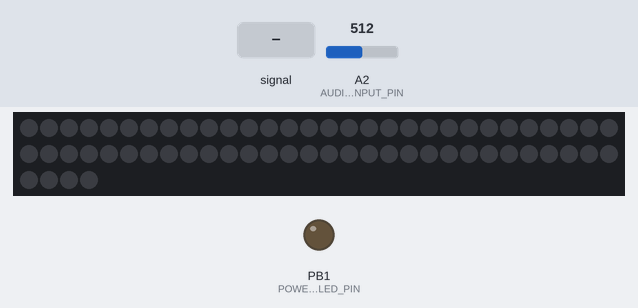
Simulated run of this sketch. Board: ATtiny85, built with avr-gcc and run on an emulated ATtiny85. On the bench: 64 RGB LEDs in strip order, left to right, continuing on the next row, output pins drawn as LEDs (lit = HIGH). Wiring (inferred from the names in the program): WS2812 LEDs: data PB0. Inputs (shaded band) come from the test bench; at power-on: A2 (AUDIO_INPUT_PIN) = 512. Dim RGB values are drawn brighter than linear; pins used as bus, display or sensor lines are not drawn.

Above: at 1.2 s.
1.3 s: A2 (AUDIO_INPUT_PIN) fed a 200 Hz sine of ±81 counts around its level
At 1.54 s:
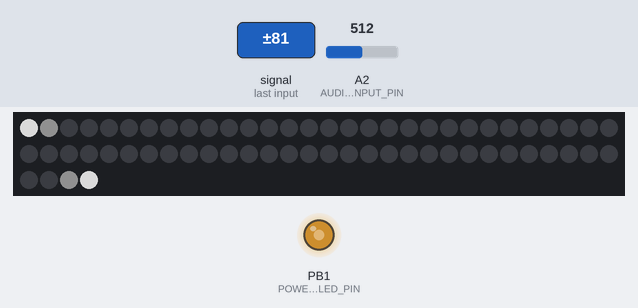
3.0 s: A2 (AUDIO_INPUT_PIN) fed a 200 Hz sine of ±460 counts around its level
At 4.71 s:
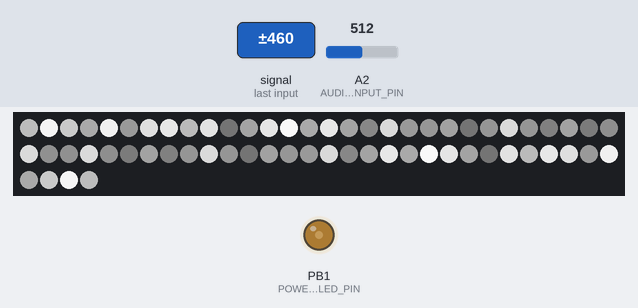
5.9 s: A2 (AUDIO_INPUT_PIN) set to 716
At 5.98 s:
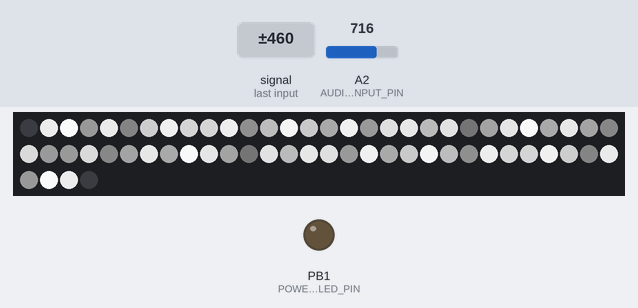
Timing chart, 0 to 8.9 s (numbered marks = the images above; inputs shaded):
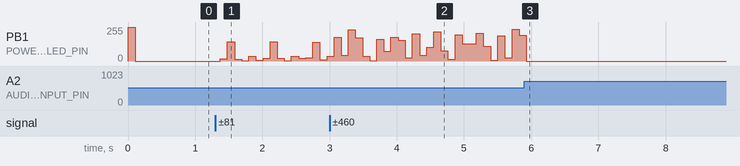

The sketch:

infinity_mirror_table.ino
```cpp
/**
 * Infinity table lights - reacts to sound by showing volume as light intensity,
 * then propogating the light intensities down a neopixel strip around the table
 *
 * @author Tony Gaitatzis 2015
 */
#include "SimpleNeopixel.h"
#include "AudioSampler.h"
#include "InfinityLights.h"
#include <avr/power.h> // required to make 5V trinket run at 16mHz


////////////////////////////////////////////////////////////////////////////////
// CONFIGURABLE CONSTANTS
// Change these to change how the program records and processes data
////////////////////////////////////////////////////////////////////////////////

/**
 * System Configuration
 */
const byte POWER_LED_PIN = 1;


/**
 * Audio Sampling Configuration
 */
const unsigned int AUDIO_SAMPLE_RATE_HZ = 22050;             // Sample rate of the audio in hertz.
const unsigned int AUDIO_SAMPLE_LENGTH = 16;
const byte AUDIO_INPUT_PIN = A2;        // Input ADC pin for audio data.


/**
 * InfinityLights Configuration
 */
const byte NEOPIXEL_PIN = 0;
const unsigned int NUMPIXELS = 64;


/**
 * Animation Configuration
 */
const unsigned int animationFrameTimeout_ms = 100;


////////////////////////////////////////////////////////////////////////////////
// INTERNAL STATE
// These shouldn't be modified unless you know what you're doing.
////////////////////////////////////////////////////////////////////////////////

unsigned long lastAnimationFrameUpdateTime;
int samples[AUDIO_SAMPLE_LENGTH];

AudioSampler audioSampler = AudioSampler(AUDIO_INPUT_PIN, AUDIO_SAMPLE_RATE_HZ, AUDIO_SAMPLE_LENGTH); // sample input from the microphone
InfinityLights infinityLights = InfinityLights(NUMPIXELS, NEOPIXEL_PIN);


void setup() {
  if (F_CPU == 16000000) clock_prescale_set(clock_div_1);
  pinMode(POWER_LED_PIN, OUTPUT);
  digitalWrite(POWER_LED_PIN, HIGH);
}

void loop() {
  unsigned long currentTime = millis();

  if (currentTime - lastAnimationFrameUpdateTime > animationFrameTimeout_ms) {

    audioSampler.sample(samples);

    byte pixelValue = audioSampler.getIntensity(samples)/4;


    analogWrite(POWER_LED_PIN, pixelValue);  // diagnostic led

    infinityLights.update(pixelValue);
    infinityLights.display();

    lastAnimationFrameUpdateTime = currentTime;
  }

}
```

AudioSampler.cpp
```cpp
/*
  AudioSampler.cpp - Library for recording microphone input
  Created by Tony Gaitatzis, February 8, 2015.
  Released into the public domain.
*/
#include "AudioSampler.h"

AudioSampler::AudioSampler(byte micPin, unsigned int sampleRate_hz, unsigned int sampleLength) {
  this->_micPin = micPin;

  pinMode(this->_micPin, INPUT);
  //analogReadResolution(ANALOG_READ_RESOLUTION);
  //analogReadAveraging(ANALOG_READ_AVERAGING);

  this->_sampleRate_hz = sampleRate_hz;
  // set the sample rate interval in milliseconds
  this->_sampleRate_interval_microseconds = 1000000 / sampleRate_hz;
  this->_sampleLength = sampleLength;
}

AudioSampler::~AudioSampler() {
}


/**
 * sample a number of times, record values into samples, and quit
 *
 * usage: audioSampler.sample(sampleValues);
 * modifies sampleValues
 * returns void
 */
void AudioSampler::sample(int* sampleValues) {
   unsigned int sampleIndex = 0;
   unsigned long lastSampleTime = 0;  // Start of sample window
   unsigned long currentTime = 0;

  while(sampleIndex < this->_sampleLength) {
    currentTime = micros();
    if (currentTime - lastSampleTime > this->_sampleRate_interval_microseconds) {
      sampleValues[sampleIndex] = analogRead(this->_micPin); // get adc value
      lastSampleTime = currentTime;
      sampleIndex++;
    }
  }
}

unsigned int AudioSampler::getIntensity(int* sampleValues) {

    unsigned int intensity = 0; // peak-to-peak level

    unsigned int signalMax = 0;
    unsigned int signalMin = 1024;

    for (int i = 0; i < this->_sampleLength; i++) {
      if (sampleValues[i] < 1024) {
        if (sampleValues[i] > signalMax) {
          signalMax = sampleValues[i]; // save just the max levels
        } else {
          signalMin = sampleValues[i]; // save just the min levels
        }
      }
    }

    intensity = signalMax - signalMin; // max - min = peak-peak amplitude

    return intensity;
}

/**
 * this function converts audio volume into 10log10(P1/P2) decibels.
 * Humans hear small ranges in low volume well, but large changes in loud volume poorly
 */
float AudioSampler::sampleRangeToDecibels(int sampleRange) {
  float decibels = 20*log10((float)sampleRange);
  return decibels;
}
```

AudioSampler.h
```cpp
/*
  AudioSampler.h - Library for recording microphone input
  Created by Tony Gaitatzis, February 8, 2015.
  Released into the public domain.

  Usage:
  const unsigned int AUDIO_SAMPLE_RATE_HZ = 44100;  // Sample rate of the audio in hertz.
  const unsigned int AUDIO_SAMPLE_LENGTH = 4096;
  const byte AUDIO_INPUT_PIN = A0;        // Input ADC pin for audio data.

  unsigned int samples[256];

  AudioSampler audioSampler = AudioSampler(AUDIO_INPUT_PIN, AUDIO_SAMPLE_RATE_HZ, AUDIO_SAMPLE_LENGTH);
  audioSampler.sample(samples);

*/

#ifndef AudioSampler_h
#define AudioSampler_h

#include "Arduino.h"

class AudioSampler
{
  public:
    AudioSampler(byte micPin, unsigned int sampleRate_hz, unsigned int sampleLength);
    ~AudioSampler();
    void sample(int* sampleValues);
    unsigned int getIntensity(int* sampleValues);
  private:
    byte _micPin; // = 0
    unsigned int _sampleRate_hz; // = 9000;
    unsigned int _sampleRate_interval_microseconds; // = 0;
    static const unsigned int _signalMax = 0;
    static const unsigned int _signalMin = 1024;

    static const int ANALOG_READ_RESOLUTION = 10; // Bits of resolution for the ADC.
    static const int ANALOG_READ_AVERAGING = 16;  // Number of samples to average with each ADC reading.

    unsigned int _sampleLength;//  = 256;

    void _initialize();
    /**
     * this function converts audio volume into 10log10(P1/P2) decibels.
     * Humans hear small ranges in low volume well, but large changes in loud volume poorly
     */
    static float sampleRangeToDecibels(int sampleRange);
};

#endif
```

InfinityLights.cpp
```cpp
/*
  InfinityLights.cpp - Library for displaying x,y,z data onto neopixel strips
  Created by Tony Gaitatzis, 2015
  Released into the public domain.
*/
#include "InfinityLights.h"


InfinityLights::InfinityLights(unsigned int numPixels, uint8_t dataPin) {
  this->_dataPin = dataPin;
  this->_numPixels = numPixels;


  // make room for the neopixels
  this->_pixelStrip = (SimpleNeopixel*)malloc((numPixels)*sizeof(SimpleNeopixel));
  unsigned int halfPoint = floor(this->_numPixels/2);
  this->_lightBrigtnesses = (byte*)malloc((halfPoint)*sizeof(byte));

  this->_pixelStrip = new SimpleNeopixel(numPixels, this->_dataPin, NEO_GRB + NEO_KHZ800);
  this->_pixelStrip->begin();
}


InfinityLights::~InfinityLights() {
    free(this->_pixelStrip);
    this->_pixelStrip = NULL;
    free(this->_lightBrigtnesses);
    this->_lightBrigtnesses = NULL;
}


void InfinityLights::update(byte newValue) {
  // push new values onto the array
  unsigned int halfPoint = floor(this->_numPixels/2);
  for (int index=halfPoint-1; index>0; index--) {
    this->_lightBrigtnesses[index] = this->_lightBrigtnesses[index-1];
  }
  this->_lightBrigtnesses[0] = newValue;
}

void InfinityLights::display() {
  // this is how we do it with the SimpleNeopixel library
  unsigned int halfPoint = floor(this->_numPixels/2);
  unsigned int invertedIndex = this->_numPixels;
  /*
  byte invertedIndex[halfPoint];
  for (int index=0; index < halfPoint; index++) {
    invertedIndex[index] = halfPoint-index-1;
  }
  /* */
  cli();
  for (int index=0; index<halfPoint; index++) {
    this->_pixelStrip->sendPixel(this->_lightBrigtnesses[index], this->_lightBrigtnesses[index], this->_lightBrigtnesses[index]);
    //this->_pixelStrip->sendPixel(255,0,0);
  }
  for (int index=0; index<halfPoint; index++) {
    invertedIndex = halfPoint-index-1;
    this->_pixelStrip->sendPixel(this->_lightBrigtnesses[invertedIndex], this->_lightBrigtnesses[invertedIndex], this->_lightBrigtnesses[invertedIndex]);
    //this->_pixelStrip->sendPixel(255,0,0);
  }
  /* */
  sei();
  this->_pixelStrip->show();
  /* */

}
```

InfinityLights.h
```cpp
/*
  Morse.h - Library for flashing Morse code.
  Created by David A. Mellis, November 2, 2007.
  Released into the public domain.
*/

#ifndef InfinityLights_h
#define InfinityLights_h

#include "Arduino.h"
#include "SimpleNeopixel.h"

class InfinityLights
{
  public:
    InfinityLights(unsigned int numPixels, uint8_t dataPin);
    ~InfinityLights();

    int getNumPixels();

    void update(byte nawValue);
    void display();

  private:
    uint8_t _dataPin;
    unsigned int _numPixels;


    SimpleNeopixel* _pixelStrip;
    byte* _lightBrigtnesses;  // half the size of the pixelStrip

};

#endif
```

SimpleNeopixel.cpp
```cpp
/*
  SimpleNeoPixel.cpp - Neopixel library created by josh.com

  http://wp.josh.com/2014/05/13/ws2812-neopixels-are-not-so-finicky-once-you-get-to-know-them/
*/
#include "SimpleNeoPixel.h"

SimpleNeopixel::SimpleNeopixel(unsigned int numPixels, unsigned char pin, unsigned char colorOrder) {
  this->_pin = pin;
  this->_numPixels = numPixels;
  this->_colorOrder = colorOrder;
}

SimpleNeopixel::~SimpleNeopixel() {}

unsigned int SimpleNeopixel::numPixels() {
  return this->_numPixels;
}

// Actually send a bit to the string. We must to drop to asm to enusre that the complier does
// not reorder things and make it so the delay happens in the wrong place.

void SimpleNeopixel::_sendBit( bool bitVal ) {
    //byte PIXEL_PORT = this->_PIXEL_PORT;
    //byte PIXEL_BIT = this->_PIXEL_BIT;
    if (  bitVal ) {				// 0 bit

		asm volatile (
			"sbi %[port], %[bit] \n\t"				// Set the output bit
			".rept %[onCycles] \n\t"                                // Execute NOPs to delay exactly the specified number of cycles
			"nop \n\t"
			".endr \n\t"
			"cbi %[port], %[bit] \n\t"                              // Clear the output bit
			".rept %[offCycles] \n\t"                               // Execute NOPs to delay exactly the specified number of cycles
			"nop \n\t"
			".endr \n\t"
			::
			[port]		"I" (_SFR_IO_ADDR(PIXEL_PORT)),
			[bit]		"I" (PIXEL_BIT),
			[onCycles]	"I" (NS_TO_CYCLES(T1H) - 2),		// 1-bit width less overhead  for the actual bit setting, note that this delay could be longer and everything would still work
			[offCycles] 	"I" (NS_TO_CYCLES(T1L) - 2)			// Minimum interbit delay. Note that we probably don't need this at all since the loop overhead will be enough, but here for correctness

		);

    } else {					// 1 bit

		// **************************************************************************
		// This line is really the only tight goldilocks timing in the whole program!
		// **************************************************************************


		asm volatile (
			"sbi %[port], %[bit] \n\t"				// Set the output bit
			".rept %[onCycles] \n\t"				// Now timing actually matters. The 0-bit must be long enough to be detected but not too long or it will be a 1-bit
			"nop \n\t"                                              // Execute NOPs to delay exactly the specified number of cycles
			".endr \n\t"
			"cbi %[port], %[bit] \n\t"                              // Clear the output bit
			".rept %[offCycles] \n\t"                               // Execute NOPs to delay exactly the specified number of cycles
			"nop \n\t"
			".endr \n\t"
			::
			[port]		"I" (_SFR_IO_ADDR(PIXEL_PORT)),
			[bit]		"I" (PIXEL_BIT),
			[onCycles]	"I" (NS_TO_CYCLES(T0H) - 2),
			[offCycles]	"I" (NS_TO_CYCLES(T0L) - 2)

		);

    }

    // Note that the inter-bit gap can be as long as you want as long as it doesn't exceed the 5us reset timeout (which is A long time)
    // Here I have been generous and not tried to squeeze the gap tight but instead erred on the side of lots of extra time.
    // This has thenice side effect of avoid glitches on very long strings becuase


}


void SimpleNeopixel::_sendByte( unsigned char byte ) {

    for( unsigned char bit = 0 ; bit < 8 ; bit++ ) {

      this->_sendBit( bitRead( byte , 7 ) );                // Neopixel wants bit in highest-to-lowest order
                                                     // so send highest bit (bit #7 in an 8-bit byte since they start at 0)
      byte <<= 1;                                    // and then shift left so bit 6 moves into 7, 5 moves into 6, etc

    }
}

/*

  The following three functions are the public API:

  ledSetup() - set up the pin that is connected to the string. Call once at the begining of the program.
  sendPixel( r g , b ) - send a single pixel to the string. Call this once for each pixel in a frame.
  show() - show the recently sent pixel on the LEDs . Call once per frame.

*/


// Set the specified pin up as digital out

void SimpleNeopixel::begin() {

  bitSet( PIXEL_DDR , PIXEL_BIT );

}

void SimpleNeopixel::sendPixel( unsigned char r, unsigned char g , unsigned char b )  {
  switch (this->_colorOrder) {
    case NEO_GRB:
    default:
      this->_sendByte(g);          // Neopixel wants colors in green then red then blue order
      this->_sendByte(r);
      this->_sendByte(b);
  }

}


// Just wait long enough without sending any bots to cause the pixels to latch and display the last sent frame

void SimpleNeopixel::show() {
	_delay_us( (RES / 1000UL) + 1);				// Round up since the delay must be _at_least_ this long (too short might not work, too long not a problem)
}
```

SimpleNeopixel.h
```cpp
/*
  SimpleNeoPixel.cpp - Neopixel library created by josh.com

  http://wp.josh.com/2014/05/13/ws2812-neopixels-are-not-so-finicky-once-you-get-to-know-them/
*/

#ifndef SimpleNeopixel_h
#define SimpleNeopixel_h


// include definitions from Adafruit_Neopixel library for compatibility
#if (ARDUINO >= 100)
 #include <Arduino.h>
#else
 #include <WProgram.h>
 #include <pins_arduino.h>
#endif

// 'type' flags for LED pixels (third parameter to constructor):
#define NEO_RGB     0x00 // Wired for RGB data order
#define NEO_GRB     0x01 // Wired for GRB data order
#define NEO_BRG     0x04

#define NEO_COLMASK 0x01
#define NEO_KHZ800  0x02 // 800 KHz datastream
#define NEO_SPDMASK 0x02
// Trinket flash space is tight, v1 NeoPixels aren't handled by default.
// Remove the ifndef/endif to add support -- but code will be bigger.
// Conversely, can comment out the #defines to save space on other MCUs.
#ifndef __AVR_ATtiny85__
#define NEO_KHZ400  0x00 // 400 KHz datastream
#endif

#include <util/delay.h>


// These values depend on which pin your string is connected to and what board you are using
// More info on how to find these at http://www.arduino.cc/en/Reference/PortManipulation

// These values are for digital pin 8 on an Arduino Yun or digital pin 12 on a DueMilinove/UNO
// Note that you could also include the DigitalWriteFast header file to not need to to this lookup.

#define PIXEL_PORT  PORTB  // Port of the pin the pixels are connected to
#define PIXEL_DDR   DDRB   // Port of the pin the pixels are connected to

#define PIXELS 144  // Number of pixels in the string
#define PIXEL_BIT   0      // Bit of the pin the pixels are connected to

// These are the timing constraints taken mostly from the WS2812 datasheets
// These are chosen to be conservative and avoid problems rather than for maximum throughput

#define T1H  900    // Width of a 1 bit in ns
#define T1L  600    // Width of a 1 bit in ns

#define T0H  400    // Width of a 0 bit in ns
#define T0L  900    // Width of a 0 bit in ns

#define RES 6000    // Width of the low gap between bits to cause a frame to latch

// Here are some convience defines for using nanoseconds specs to generate actual CPU delays

#define NS_PER_SEC (1000000000L)          // Note that this has to be SIGNED since we want to be able to check for negative values of derivatives
#define CYCLES_PER_SEC (F_CPU)
#define NS_PER_CYCLE ( NS_PER_SEC / CYCLES_PER_SEC )
#define NS_TO_CYCLES(n) ( (n) / NS_PER_CYCLE )


class SimpleNeopixel
{
  public:
    SimpleNeopixel(unsigned int numPixels, unsigned char pin, unsigned char colorOrder);
    ~SimpleNeopixel();
    void begin();
    void sendPixel(unsigned char r, unsigned char g , unsigned char b);
    void show();
    unsigned int numPixels();
  private:
    unsigned int _numPixels;
    byte _pin;
    byte _colorOrder;

    void _sendBit(bool bitVal);
    void _sendByte(unsigned char byte);

};

#endif
```
